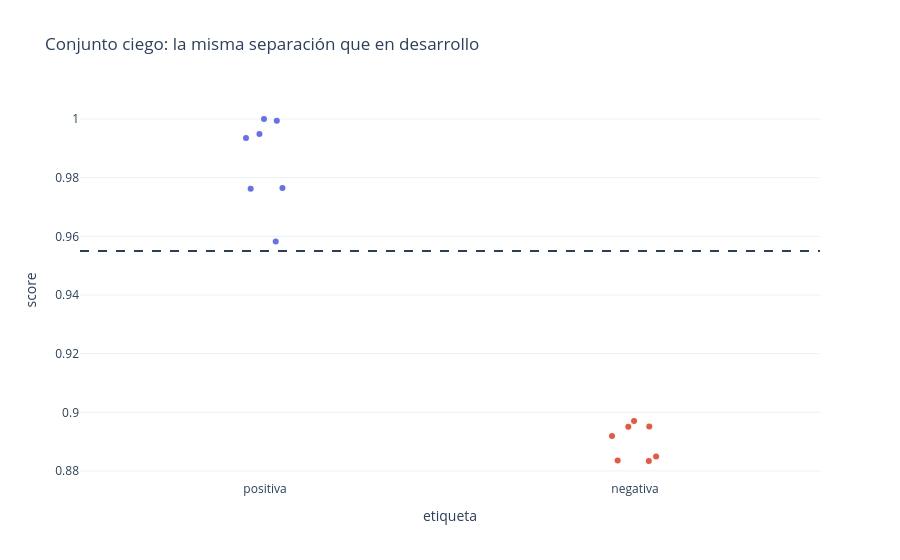

Here is the notebook cell this chart was saved with:
### Code cell
blind_table["etiqueta"] = np.where(blind_table["predicción"], "positiva", "negativa")
figure = px.strip(
    blind_table, x="etiqueta", y="score", color="etiqueta",
    hover_data=["incoming_id"],
    title="Conjunto ciego: la misma separación que en desarrollo",
)
figure.add_hline(y=run_config.duplicate_score_threshold, line_dash="dash")
figure.update_layout(showlegend=False)
figure

### Figure 1 — Plotly figure (JSON) as saved in the notebook; plotly's stock layout.template omitted (floating-point values rounded to 4 significant figures)
{"data": [{"alignmentgroup": "True", "boxpoints": "all", "customdata": [["EVAL-DUP-001"], ["EVAL-DUP-002"], ["EVAL-DUP-003"], ["EVAL-DUP-004"], ["EVAL-DUP-005"], ["EVAL-DUP-006"], ["EVAL-DUP-007"]], "fillcolor": "rgba(255,255,255,0)", "hoveron": "points", "hovertemplate": "etiqueta=%{x}<br>score=%{y}<br>incoming_id=%{customdata[0]}<extra></extra>", "legendgroup": "positiva", "line": {"color": "rgba(255,255,255,0)"}, "marker": {"color": "#636efa"}, "name": "positiva", "offsetgroup": "positiva", "orientation": "v", "pointpos": 0, "showlegend": true, "type": "box", "x": ["positiva", "positiva", "positiva", "positiva", "positiva", "positiva", "positiva"], "x0": " ", "xaxis": "x", "y": [0.9935, 0.9762, 0.9994, 0.9582, 0.9765, 1.0, 0.9949], "y0": " ", "yaxis": "y"}, {"alignmentgroup": "True", "boxpoints": "all", "customdata": [["EVAL-NEW-001"], ["EVAL-NEW-002"], ["EVAL-NEW-003"], ["EVAL-NEW-004"], ["EVAL-NEW-005"], ["EVAL-NEW-006"], ["EVAL-NEW-007"]], "fillcolor": "rgba(255,255,255,0)", "hoveron": "points", "hovertemplate": "etiqueta=%{x}<br>score=%{y}<br>incoming_id=%{customdata[0]}<extra></extra>", "legendgroup": "negativa", "line": {"color": "rgba(255,255,255,0)"}, "marker": {"color": "#EF553B"}, "name": "negativa", "offsetgroup": "negativa", "orientation": "v", "pointpos": 0, "showlegend": true, "type": "box", "x": ["negativa", "negativa", "negativa", "negativa", "negativa", "negativa", "negativa"], "x0": " ", "xaxis": "x", "y": [0.8834, 0.897, 0.8951, 0.8849, 0.8952, 0.8836, 0.8919], "y0": " ", "yaxis": "y"}], "layout": {"boxmode": "overlay", "legend": {"title": {"text": "etiqueta"}, "tracegroupgap": 0}, "shapes": [{"line": {"dash": "dash"}, "type": "line", "x0": 0, "x1": 1, "xref": "x domain", "y0": 0.955, "y1": 0.955, "yref": "y"}], "showlegend": false, "title": {"text": "Conjunto ciego: la misma separación que en desarrollo"}, "xaxis": {"anchor": "y", "categoryarray": ["positiva", "negativa"], "categoryorder": "array", "domain": [0.0, 1.0], "title": {"text": "etiqueta"}}, "yaxis": {"anchor": "x", "domain": [0.0, 1.0], "title": {"text": "score"}}}}
